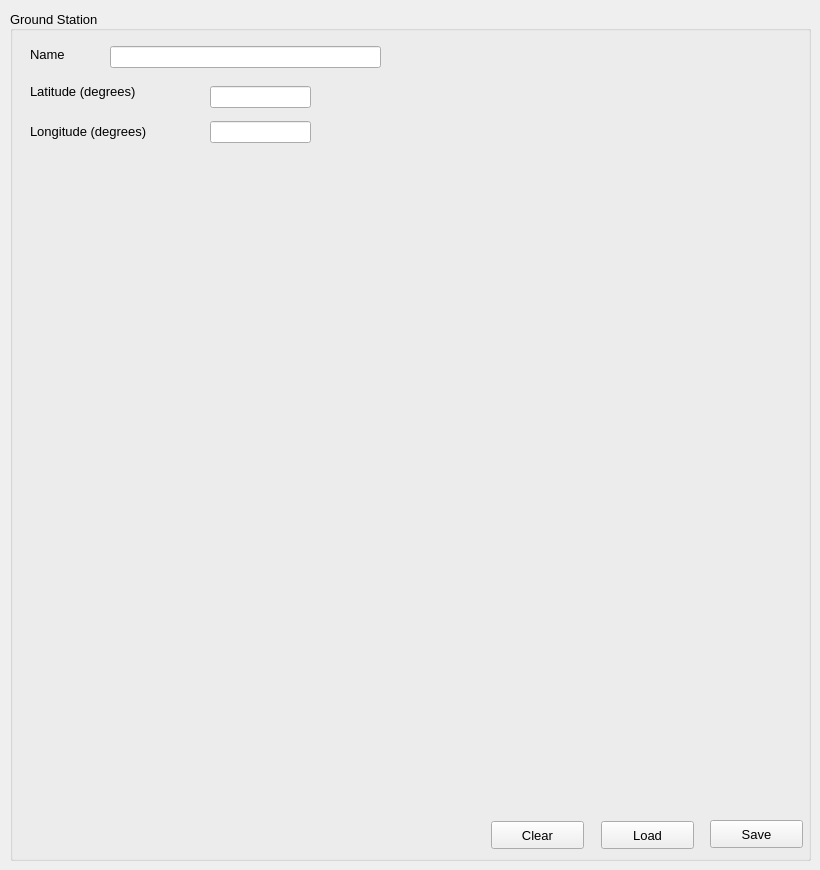
    <widget class="QWidget" name="ground_station_page">
     <widget class="QGroupBox" name="groupBox">
      <property name="geometry">
       <rect>
        <x>10</x>
        <y>10</y>
        <width>801</width>
        <height>851</height>
       </rect>
      </property>
      <property name="font">
       <font>
        <pointsize>10</pointsize>
       </font>
      </property>
      <property name="autoFillBackground">
       <bool>false</bool>
      </property>
      <property name="title">
       <string>Ground Station</string>
      </property>
      <property name="alignment">
       <set>Qt::AlignJustify|Qt::AlignVCenter</set>
      </property>
      <widget class="QLabel" name="label">
       <property name="geometry">
        <rect>
         <x>20</x>
         <y>36</y>
         <width>55</width>
         <height>16</height>
        </rect>
       </property>
       <property name="text">
        <string>Name</string>
       </property>
      </widget>
      <widget class="QLabel" name="label_2">
       <property name="geometry">
        <rect>
         <x>20</x>
         <y>66</y>
         <width>151</width>
         <height>31</height>
        </rect>
       </property>
       <property name="text">
        <string>Latitude (degrees)</string>
       </property>
      </widget>
      <widget class="QLabel" name="label_3">
       <property name="geometry">
        <rect>
         <x>20</x>
         <y>111</y>
         <width>161</width>
         <height>21</height>
        </rect>
       </property>
       <property name="text">
        <string>Longitude (degrees)</string>
       </property>
      </widget>
      <widget class="QLineEdit" name="name_ground_station_grstat">
       <property name="geometry">
        <rect>
         <x>100</x>
         <y>36</y>
         <width>271</width>
         <height>22</height>
        </rect>
       </property>
      </widget>
      <widget class="QLineEdit" name="long_ground_station_grstat">
       <property name="geometry">
        <rect>
         <x>200</x>
         <y>111</y>
         <width>101</width>
         <height>22</height>
        </rect>
       </property>
      </widget>
      <widget class="QLineEdit" name="lat_ground_station_grstat">
       <property name="geometry">
        <rect>
         <x>200</x>
         <y>76</y>
         <width>101</width>
         <height>22</height>
        </rect>
       </property>
      </widget>
      <widget class="QPushButton" name="save_ground_station_gdstation">
       <property name="geometry">
        <rect>
         <x>700</x>
         <y>810</y>
         <width>93</width>
         <height>28</height>
        </rect>
       </property>
       <property name="font">
        <font>
         <pointsize>10</pointsize>
         <weight>50</weight>
         <bold>false</bold>
        </font>
       </property>
       <property name="text">
        <string>Save</string>
       </property>
      </widget>
      <widget class="QPushButton" name="load_ground_station_gdstation">
       <property name="geometry">
        <rect>
         <x>591</x>
         <y>811</y>
         <width>93</width>
         <height>28</height>
        </rect>
       </property>
       <property name="font">
        <font>
         <pointsize>10</pointsize>
         <weight>50</weight>
         <bold>false</bold>
        </font>
       </property>
       <property name="text">
        <string>Load</string>
       </property>
      </widget>
      <widget class="QPushButton" name="clear_ground_station_gdstation">
       <property name="geometry">
        <rect>
         <x>481</x>
         <y>811</y>
         <width>93</width>
         <height>28</height>
        </rect>
       </property>
       <property name="font">
        <font>
         <pointsize>10</pointsize>
         <weight>50</weight>
         <bold>false</bold>
        </font>
       </property>
       <property name="text">
        <string>Clear</string>
       </property>
      </widget>
     </widget>
    </widget>
